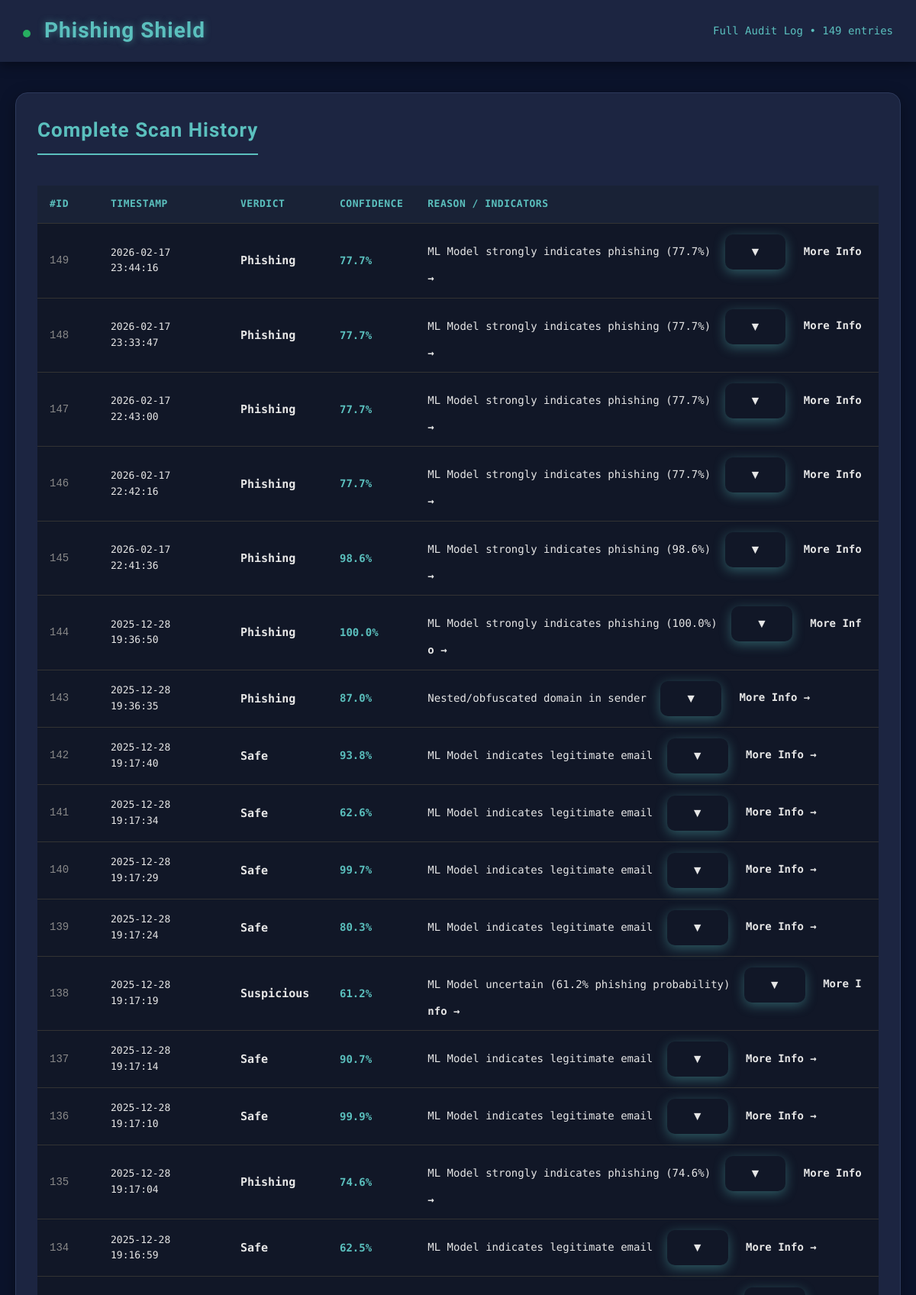
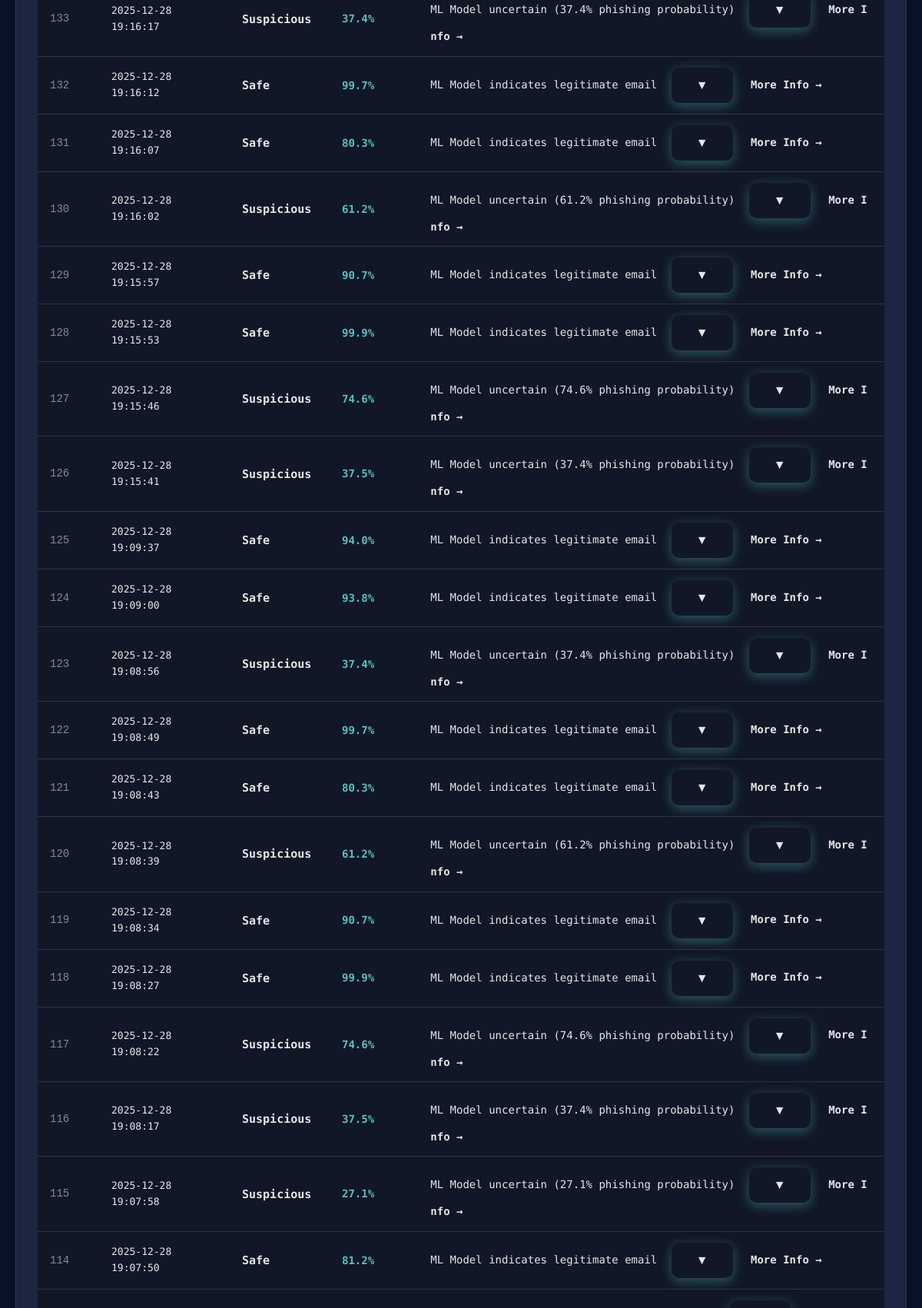
Page /logs (upper part) on the committed database (2 pictures, top to bottom).
### tables this page shows
CREATE TABLE email_logs (
        id INTEGER PRIMARY KEY AUTOINCREMENT,
        timestamp TEXT NOT NULL,
        email_text TEXT,           -- Truncated for performance
        label TEXT NOT NULL,
        confidence REAL,           -- 0.0 to 1.0 or NULL
        reason TEXT,
        ip_address TEXT DEFAULT 'unknown',
        user_agent TEXT DEFAULT 'unknown'
    , shap_data TEXT DEFAULT NULL);

### app/routes.py (the view)
@main.route("/logs")
def logs_page():
    stats = get_stats()
    logs = get_recent_logs(1000)
    return render_template("logs.html", logs=logs, stats=stats)

### engine/logger.py (called while the page is built)
def get_conn() -> sqlite3.Connection:
    conn = sqlite3.connect(DB_PATH, check_same_thread=False, timeout=10.0)
    conn.row_factory = sqlite3.Row
    conn.execute("PRAGMA journal_mode=WAL")   # Better concurrency
    conn.execute("PRAGMA foreign_keys=ON")
    return conn

def get_recent_logs(limit: int = 50) -> List[Dict[str, Any]]:
    limit = min(max(limit, 1), 1000)
    with get_conn() as conn:
        cursor = conn.execute(
            "SELECT * FROM email_logs ORDER BY id DESC LIMIT ?",
            (limit,)
        )
        logs = [dict(row) for row in cursor.fetchall()]
    return logs

def get_stats() -> Dict[str, int]:
    with get_conn() as conn:
        cursor = conn.execute("""
            SELECT label, COUNT(*) as count
            FROM email_logs
            GROUP BY label
        """)
        rows = cursor.fetchall()
        stats = {
            "total": 0,
            "Phishing": 0,
            "Safe": 0,
            "Suspicious": 0,
            "Error": 0
        }
        total = 0
        for row in rows:
            label = row["label"]
            count = row["count"]
            if label in stats:
                stats[label] = count
            else:
                stats["Safe"] += count
            total += count
        stats["total"] = total
        return stats

### app/templates/logs.html (shortened to what this page needs)
<!DOCTYPE html>
<html lang="en">
<head>
    <link rel="stylesheet" href="{{ url_for('static', filename='style.css') }}">
</head>
<body>
    <nav>
        <div class="logo">
            <span class="status-dot"></span>
            Phishing Shield
        </div>
        <div style="color:#5bc0be; font-size:14px;">
            Full Audit Log • {{ logs|length }} entries
        </div>
    </nav>
    <div class="container">
        <div class="card" style="margin-top: 30px;">
            <h3 style="margin:0 0 25px 0; font-size:26px; color:#5bc0be;">
                Complete Scan History
            </h3>
            {% if logs %}
            <div class="table-container">
                <table>
                    <thead>
                        <tr>
                            <th style="width:80px;">#ID</th>
                            <th style="width:170px;">Timestamp</th>
                            <th style="width:130px;">Verdict</th>
                            <th style="width:110px;">Confidence</th>
                            <th>Reason / Indicators</th>
                        </tr>
                    </thead>
                    <tbody>
                        {% for log in logs %}
                        <tr
                            class="{{ 'phishing' if log.label == 'Phishing' else 'suspicious' if log.label == 'Suspicious' else 'safe' }}">
                            <td style="font-family:monospace; color:#888;">{{ log.id }}</td>
                            <td style="font-size:13px;">{{ log.timestamp }}</td>
                            <td> <strong style="font-size:15px;"> {{ log.label }} </strong> </td>
                            <td> {% if log.confidence %} <strong style="color:#5bc0be;"> {{ "%.1f"|format(log.confidence
                                    * 100) }}% </strong> {% else %} <span style="color:#666;">—</span> {% endif %} </td>
                            <td style="max-width:600px; word-break:break-all; line-height:1.6;">
                                {{ log.reason | safe }}
                                {% if log.shap_data %}
                                <button class="expand-arrow" onclick="showMetaChart('{{ log.id }}', this)">▼</button>
                                <a href="/detail/{{ log.id }}" class="more-info-btn">More Info →</a>
                                {% endif %}
                            </td>
                        </tr>
                        {% endfor %}
                    </tbody>
                </table>
            </div>
            {% else %}
            <div style="text-align:center; padding:80px 20px; color:#666;">
                <h4 style="color:#5bc0be; margin-bottom:15px;">No scan history yet</h4>
                <p>Your detection engine is armed and ready.<br>Start scanning emails from the dashboard to populate
                    logs.</p>
            </div>
            {% endif %}
        </div>
    </div>
</body>
</html>

### app/static/style.css (style rules this page uses)
*, *::before, *::after { box-sizing: border-box; }
body { margin: 0; font-family: 'Segoe UI', Tahoma, Geneva, Verdana, sans-serif; background: #0b132b; color: #e6e6e6; line-height: 1.6; min-height: 100vh; }
nav { background: #1c2541; padding: 18px 30px; box-shadow: 0 4px 15px rgba(0, 0, 0, 0.4); position: sticky; top: 0; z-index: 100; display: flex; align-items: center; justify-content: space-between; }
nav .logo { font-size: 28px; font-weight: 900; color: #5bc0be; letter-spacing: 1px; text-shadow: 0 0 10px rgba(91, 192, 190, 0.5); }
.container { max-width: 1300px; margin: 40px auto; padding: 0 20px; }
.card { background: #1c2541; padding: 28px; border-radius: 16px; box-shadow: 0 6px 20px rgba(0, 0, 0, 0.35); border: 1px solid #2d3a5c; margin-bottom: 25px; }
.card h3 { margin: 0 0 20px 0; color: #5bc0be; font-size: 22px; font-weight: 700; border-bottom: 2px solid #5bc0be; padding-bottom: 10px; display: inline-block; }
table { width: 100%; border-collapse: collapse; margin-top: 15px; font-size: 14px; }
th, td { padding: 14px 16px; text-align: left; border-bottom: 1px solid #333; }
th { background: #192236; color: #5bc0be; font-weight: 600; text-transform: uppercase; font-size: 13px; letter-spacing: 0.5px; }
td { background: #111727; }
tr.phishing { background: #3a1f24; }
tr.suspicious { background: #3a2f1f; }
tr.safe { background: #1f3a2f; }
button { padding: 14px 32px; background: #5bc0be; color: #0b132b; border: none; border-radius: 10px; font-weight: bold; font-size: 16px; cursor: pointer; transition: all 0.3s; box-shadow: 0 4px 15px rgba(91, 192, 190, 0.4); }
a { color: #5bc0be; text-decoration: none; font-weight: 600; }
.expand-arrow { background: none; border: none; color: var(--primary); font-size: 16px; cursor: pointer; margin-left: 10px; vertical-align: middle; }
.more-info-btn { color: var(--yellow); font-weight: 600; margin-left: 15px; text-decoration: none; }

### app/templates/logs.html (style rules this page uses)
.logo { font-family: 'Orbitron', sans-serif; font-weight: 900; }
h3 { font-family: 'Orbitron', sans-serif; letter-spacing: 1px; }
body { font-family: 'Roboto Mono', monospace; }
.status-dot { display: inline-block; width: 10px; height: 10px; border-radius: 50%; background: #27ae60; animation: pulse 2s infinite; margin-right: 10px; }
.table-container { overflow-x: auto; border-radius: 12px; }
table { min-width: 900px; }

### rows in the picture
email_logs: id "149", timestamp "2026-02-17 23:44:16", label "Phishing", confidence "77.7", reason "ML Model strongly indicates phishing (77.7%)"
email_logs: id "148", timestamp "2026-02-17 23:33:47", label "Phishing", confidence "77.7", reason "ML Model strongly indicates phishing (77.7%)"
email_logs: id "147", timestamp "2026-02-17 22:43:00", label "Phishing", confidence "77.7", reason "ML Model strongly indicates phishing (77.7%)"
email_logs: id "146", timestamp "2026-02-17 22:42:16", label "Phishing", confidence "77.7", reason "ML Model strongly indicates phishing (77.7%)"
email_logs: id "145", timestamp "2026-02-17 22:41:36", label "Phishing", confidence "98.6", reason "ML Model strongly indicates phishing (98.6%)"
email_logs: id "144", timestamp "2025-12-28 19:36:50", label "Phishing", confidence "100.0", reason "ML Model strongly indicates phishing (100.0%)"
email_logs: id "143", timestamp "2025-12-28 19:36:35", label "Phishing", confidence "87.0", reason "Nested/obfuscated domain in sender"
email_logs: id "142", timestamp "2025-12-28 19:17:40", label "Safe", confidence "93.8", reason "ML Model indicates legitimate email"
email_logs: id "141", timestamp "2025-12-28 19:17:34", label "Safe", confidence "62.6", reason "ML Model indicates legitimate email"
email_logs: id "140", timestamp "2025-12-28 19:17:29", label "Safe", confidence "99.7", reason "ML Model indicates legitimate email"
email_logs: id "139", timestamp "2025-12-28 19:17:24", label "Safe", confidence "80.3", reason "ML Model indicates legitimate email"
email_logs: id "138", timestamp "2025-12-28 19:17:19", label "Suspicious", confidence "61.2", reason "ML Model uncertain (61.2% phishing probability)"
email_logs: id "137", timestamp "2025-12-28 19:17:14", label "Safe", confidence "90.7", reason "ML Model indicates legitimate email"
email_logs: id "136", timestamp "2025-12-28 19:17:10", label "Safe", confidence "99.9", reason "ML Model indicates legitimate email"
email_logs: id "135", timestamp "2025-12-28 19:17:04", label "Phishing", confidence "74.6", reason "ML Model strongly indicates phishing (74.6%)"
email_logs: id "134", timestamp "2025-12-28 19:16:59", label "Safe", confidence "62.5", reason "ML Model indicates legitimate email"
email_logs: id "133", timestamp "2025-12-28 19:16:17", label "Suspicious", confidence "37.4", reason "ML Model uncertain (37.4% phishing probability)"
email_logs: id "132", timestamp "2025-12-28 19:16:12", label "Safe", confidence "99.7", reason "ML Model indicates legitimate email"
email_logs: id "131", timestamp "2025-12-28 19:16:07", label "Safe", confidence "80.3", reason "ML Model indicates legitimate email"
email_logs: id "130", timestamp "2025-12-28 19:16:02", label "Suspicious", confidence "61.2", reason "ML Model uncertain (61.2% phishing probability)"
email_logs: id "129", timestamp "2025-12-28 19:15:57", label "Safe", confidence "90.7", reason "ML Model indicates legitimate email"
email_logs: id "128", timestamp "2025-12-28 19:15:53", label "Safe", confidence "99.9", reason "ML Model indicates legitimate email"
email_logs: id "127", timestamp "2025-12-28 19:15:46", label "Suspicious", confidence "74.6", reason "ML Model uncertain (74.6% phishing probability)"
email_logs: id "126", timestamp "2025-12-28 19:15:41", label "Suspicious", confidence "37.5", reason "ML Model uncertain (37.4% phishing probability)"
email_logs: id "125", timestamp "2025-12-28 19:09:37", label "Safe", confidence "94.0", reason "ML Model indicates legitimate email"
email_logs: id "124", timestamp "2025-12-28 19:09:00", label "Safe", confidence "93.8", reason "ML Model indicates legitimate email"
email_logs: id "123", timestamp "2025-12-28 19:08:56", label "Suspicious", confidence "37.4", reason "ML Model uncertain (37.4% phishing probability)"
email_logs: id "122", timestamp "2025-12-28 19:08:49", label "Safe", confidence "99.7", reason "ML Model indicates legitimate email"
email_logs: id "121", timestamp "2025-12-28 19:08:43", label "Safe", confidence "80.3", reason "ML Model indicates legitimate email"
email_logs: id "120", timestamp "2025-12-28 19:08:39", label "Suspicious", confidence "61.2", reason "ML Model uncertain (61.2% phishing probability)"
email_logs: id "119", timestamp "2025-12-28 19:08:34", label "Safe", confidence "90.7", reason "ML Model indicates legitimate email"
email_logs: id "118", timestamp "2025-12-28 19:08:27", label "Safe", confidence "99.9", reason "ML Model indicates legitimate email"
email_logs: id "117", timestamp "2025-12-28 19:08:22", label "Suspicious", confidence "74.6", reason "ML Model uncertain (74.6% phishing probability)"
email_logs: id "116", timestamp "2025-12-28 19:08:17", label "Suspicious", confidence "37.5", reason "ML Model uncertain (37.4% phishing probability)"
email_logs: id "115", timestamp "2025-12-28 19:07:58", label "Suspicious", confidence "27.1", reason "ML Model uncertain (27.1% phishing probability)"
email_logs: id "114", timestamp "2025-12-28 19:07:50", label "Safe", confidence "81.2", reason "ML Model indicates legitimate email"

### other values in the picture
{{ logs|length }} "149"
